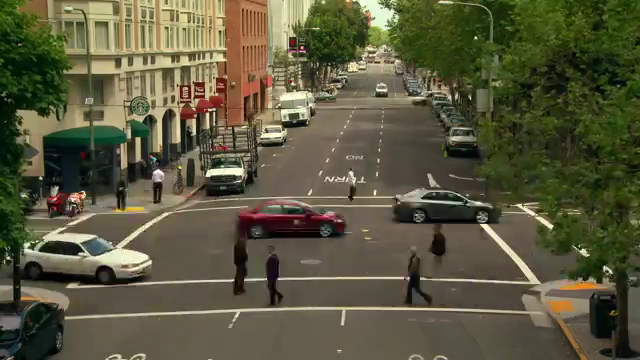
#> input picture frame 69 of cars.mp4, 640 x 360 px
$ python flow.py
#> lines starting #> are read from the running program, lines starting #| are printed output that depends on the picture; after the words box and inside, x2 and y2 are one past the last pixel; in counts of white or black regions, pixels touching at a corner belong together
import numpy as np
import cv2
cap = cv2. VideoCapture('cars.mp4')
# params for ShiTomasi corner detection
feature_params = dict( maxCorners = 100,
qualityLevel = 0.3,
minDistance = 7,
blockSize = 7 )

# Parameters for lucas kanade optical flow
lk_params = dict( winSize = (15, 15),
maxLevel = 2,
criteria = (cv2. TERM_CRITERIA_EPS | cv2. TERM_CRITERIA_COUNT, 10, 0.03))

# Create some random colors
color = np. random. randint(0, 255,(100, 3))

# Take first frame and find corners in it
ret, old_frame = cap. read()
#> old_frame is the input picture: shape (360, 640, 3); mean B, G, R 62.3, 87.8, 90.2
old_gray = cv2. cvtColor(old_frame, cv2. COLOR_BGR2GRAY)
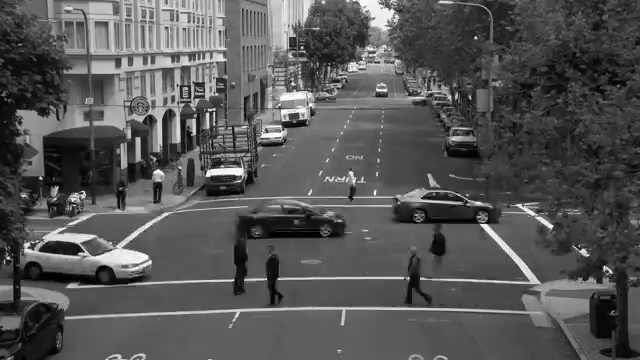
#> old_gray: shape (360, 640); min 0, max 255, mean 85.6
p0 = cv2. goodFeaturesToTrack(old_gray, mask = None, **feature_params)
#> p0 = 89 rows, first 8: [212, 111], [605, 268], [202, 91], [83, 193], [27, 246], [188, 98], [81, 250], [264, 131]

# Create a mask image for drawing purposes
mask = np. zeros_like(old_frame)
while(1):
	ret,frame = cap. read()
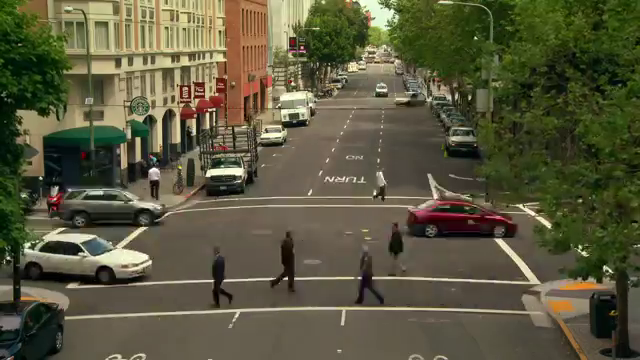
#> input picture frame 70 of cars.mp4, 640 x 360 px
#> frame is the input picture: shape (360, 640, 3); mean B, G, R 62.2, 87.7, 90.1
	frame_gray = cv2. cvtColor(frame, cv2. COLOR_BGR2GRAY)
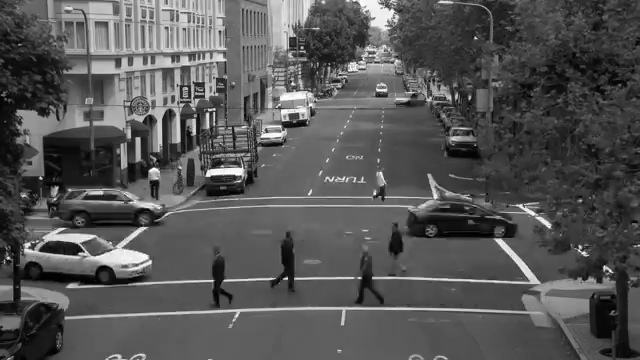
#> frame_gray: shape (360, 640); min 0, max 255, mean 85.5

	# calculate optical flow
	p1, st, err = cv2. calcOpticalFlowPyrLK(old_gray, frame_gray, p0, None, **lk_params)
#> p1 = 89 rows, first 8: [212, 111], [605, 267.7], [202, 91], [100.7, 189.5], [27.3, 246], [188, 98], [81, 250], [264, 131]; st = 89 values from 1 to 1; err = 89 values, max 61.08 at index 70, min 0 at index 23, mean 8.04

	# Select good points
	good_new = p1[st==1]
#> good_new = 89 pairs, first value 6.06 to 605, second value 2 to 357
	good_old = p0[st==1]
#> good_old = 89 pairs, first value 6 to 605, second value 2 to 357

	# draw the tracks
	for i,(new,old) in enumerate(zip(good_new,good_old)):
		a,b = new. ravel()
		c,d = old. ravel()
		cv2.line(mask, (a,b),(c,d), color[i] . tolist(), 2)
		cv2.circle(frame,(a,b), 5,color[i] . tolist(), -1)
#> this loop made 89 passes
#> (a, b, c, d) on passes 1 to 12: (212, 111, 212, 111), (605, 267.7, 605, 268), (202, 91, 202, 91), (100.7, 189.5, 83, 193), (27.3, 246, 27, 246), (188, 98, 188, 98), (81, 250, 81, 250), (264, 131, 264, 131), (286, 118, 286, 118), (301, 117, 301, 117), (185, 88, 185, 88), (284, 129, 284, 129)
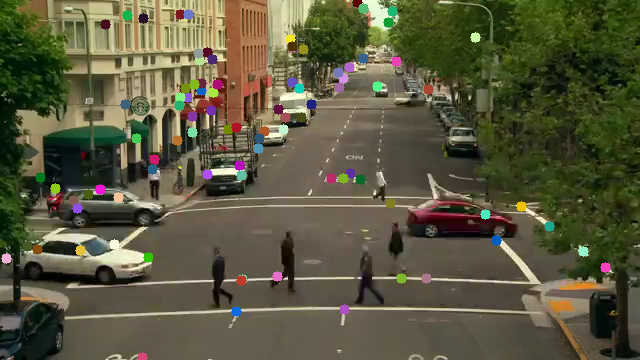
#> frame: shape (360, 640, 3); 3.02% of pixels changed, all inside (x1, y1, x2, y2) = (1, 0, 611, 360)
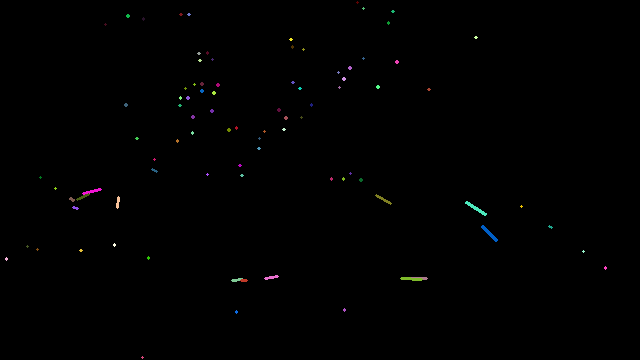
#> mask: shape (360, 640, 3); mean B, G, R 0.6, 0.6, 0.6
	img = cv2.add(frame,mask)

	cv2.imshow('frame' ,img)
	k = cv2. waitKey(30) & 0xff
#> (key Esc is pressed here)
	if k == 27:
		break

	# Now update the previous frame and previous points
	old_gray = frame_gray.copy()
	p0 = good_new. reshape(-1, 1, 2)
cv2. destroyAllWindows()
cap. release()

$ run again, starting later in the video
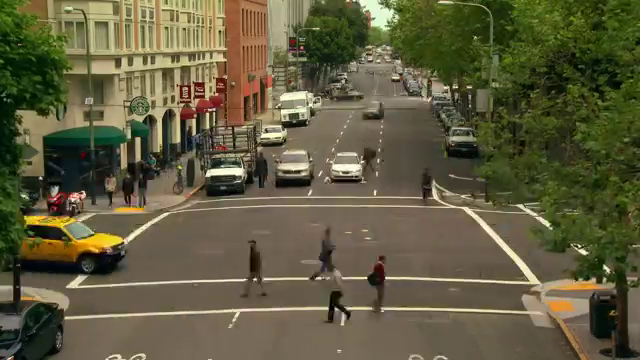
#> input picture frame 310 of cars.mp4, 640 x 360 px
#> old_frame is the input picture: shape (360, 640, 3); mean B, G, R 63.3, 91.9, 96.4
#> p0 = 100 rows, first 8: [212, 111], [82, 193], [202, 93], [188, 98], [326, 307], [185, 88], [286, 118], [447, 89]
#> `frame_gray = cv2. cvtColor(frame, cv2. COLOR_BGR2GRAY)`:
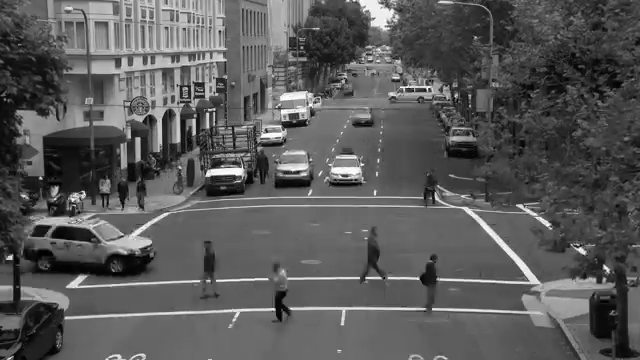
#> frame_gray: shape (360, 640); min 0, max 254, mean 89.7
#> p1 = 100 rows, first 8: [212, 111], [82, 193], [202, 93], [188, 97.99], [335.7, 306.9], [185, 88], [286, 118], [446.7, 88.83]; st = 100 values from 1 to 1; err = 100 values, max 64.73 at index 42, min 0 at index 27, mean 7.04
#> good_new = 100 pairs, first value 23 to 606.8, second value 0.643 to 357
#> good_old = 100 pairs, first value 23 to 607, second value 1 to 357
#> the loop `for i,(new,old) in enumerate(zip(good_new,good_old)):` made 100 passes
#> (a, b, c, d) on passes 1 to 8: (212, 111, 212, 111), (82, 193, 82, 193), (202, 93, 202, 93), (188, 97.99, 188, 98), (335.7, 306.9, 326, 307), (185, 88, 185, 88), (286, 118, 286, 118), (446.7, 88.83, 447, 89)
#> after the loop `for i,(new,old) in enumerate(zip(good_new,good_old)):`:
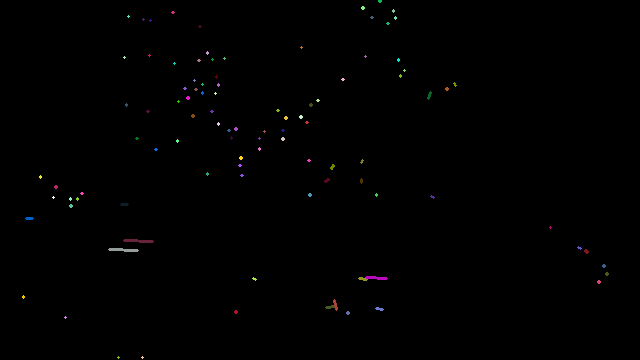
#> mask: shape (360, 640, 3); mean B, G, R 0.6, 0.6, 0.6

$ run again, starting later in the video
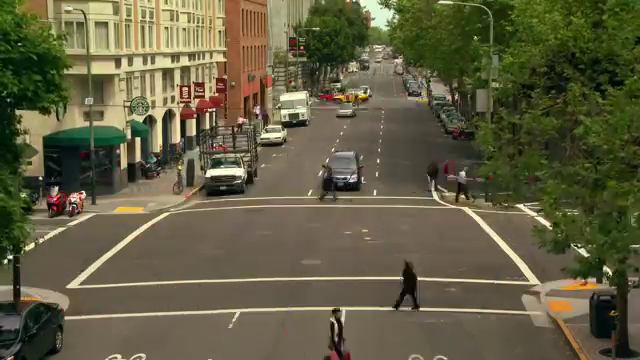
#> input picture frame 552 of cars.mp4, 640 x 360 px
#> old_frame is the input picture: shape (360, 640, 3); mean B, G, R 66.1, 93.7, 97.6
#> p0 = 95 rows, first 8: [10, 258], [212, 111], [83, 193], [202, 92], [188, 98], [185, 88], [137, 138], [206, 174]
#> `frame_gray = cv2. cvtColor(frame, cv2. COLOR_BGR2GRAY)`:
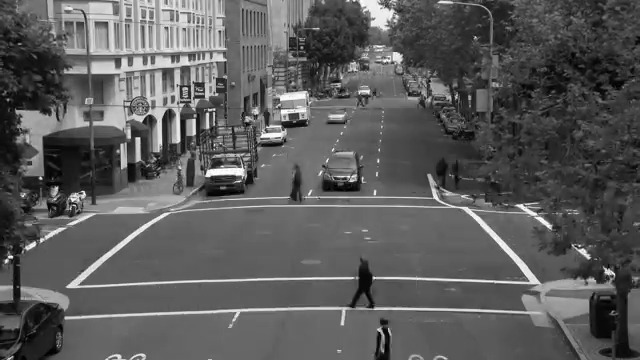
#> frame_gray: shape (360, 640); min 0, max 255, mean 91.4
#> p1 = 95 rows, first 8: [10.52, 257.9], [212, 111], [83, 193], [202, 92], [188, 98], [185, 88], [137, 138], [206, 174]; st = 95 values from 1 to 1; err = 95 values, max 45.83 at index 29, min 0 at index 2, mean 6.74
#> good_new = 95 pairs, first value 10.52 to 606.7, second value 8.26 to 357
#> good_old = 95 pairs, first value 10 to 605, second value 8 to 357
#> the loop `for i,(new,old) in enumerate(zip(good_new,good_old)):` made 95 passes
#> (a, b, c, d) on passes 1 to 8: (10.52, 257.9, 10, 258), (212, 111, 212, 111), (83, 193, 83, 193), (202, 92, 202, 92), (188, 98, 188, 98), (185, 88, 185, 88), (137, 138, 137, 138), (206, 174, 206, 174)
#> after the loop `for i,(new,old) in enumerate(zip(good_new,good_old)):`:
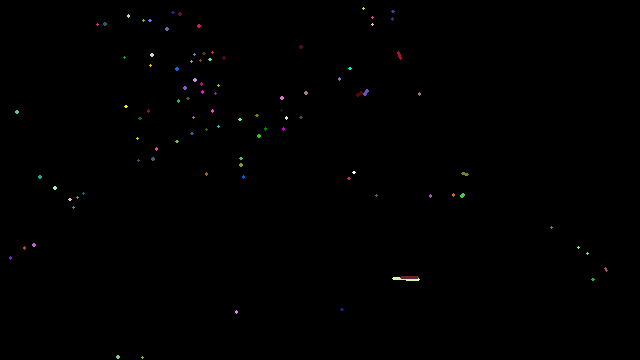
#> mask: shape (360, 640, 3); mean B, G, R 0.5, 0.5, 0.5
